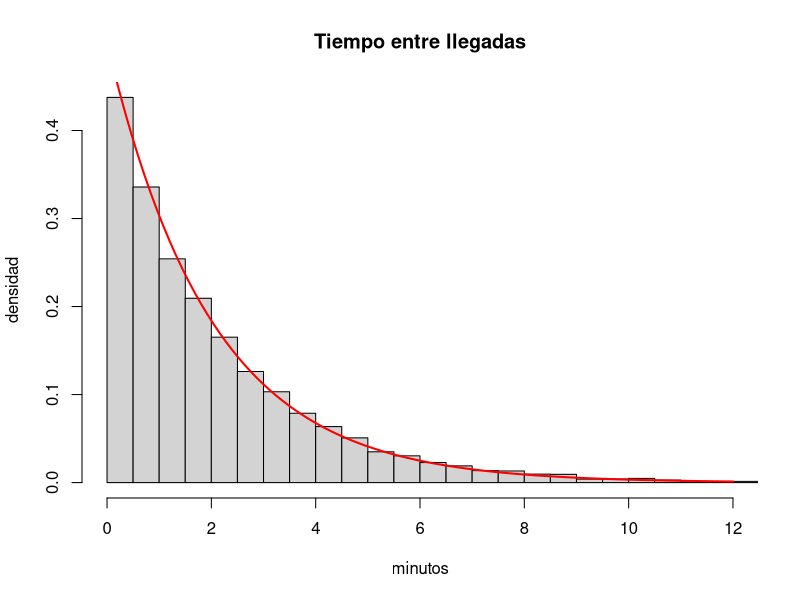

This chart was generated by the following R code:
# Programa 1: diez mil llegadas a la cola
# Del artículo «Variables aleatorias continuas — práctica en R con la cola del microondas simulada, tres tuppers que suman una gamma y un modelo que se ajusta a los datos (y el rgamma que me dio tiempos cuatro veces más cortos)»
# https://sergiolearns.com/variables-aleatorias-continuas-practica/

set.seed(2026)
t <- rexp(10000, rate = 0.5)        # 10.000 tiempos entre llegadas: ritmo 0,5 por minuto
# 1. Los resúmenes de la simulación frente a los teóricos
round(c(media = mean(t), varianza = var(t), mediana = median(t)), 2)
round(c(media = 1 / 0.5, varianza = 1 / 0.5^2, mediana = qexp(0.5, 0.5)), 2)
# 2. Dos probabilidades: contadas (proporción de TRUE) frente a pexp
round(c(simulado = mean(t < 1), teorico = pexp(1, 0.5)), 4)
round(c(simulado = mean(t > 5), teorico = 1 - pexp(5, 0.5)), 4)
# 3. La falta de memoria: de los que ya pasan de 3, ¿cuántos pasan de 5?
largos <- t[t > 3]                  # nos quedamos solo con las esperas que ya llevan 3 minutos
length(largos)
round(c(mas_de_5_si_ya_3 = mean(largos > 5), mas_de_2 = mean(t > 2)), 4)
# 4. Histograma en escala de densidad y la curva teórica encima
hist(t, breaks = seq(0, ceiling(max(t)), by = 0.5), freq = FALSE, xlim = c(0, 12),
     main = "Tiempo entre llegadas", xlab = "minutos", ylab = "densidad")
curve(dexp(x, 0.5), add = TRUE, lwd = 2, col = "red")
